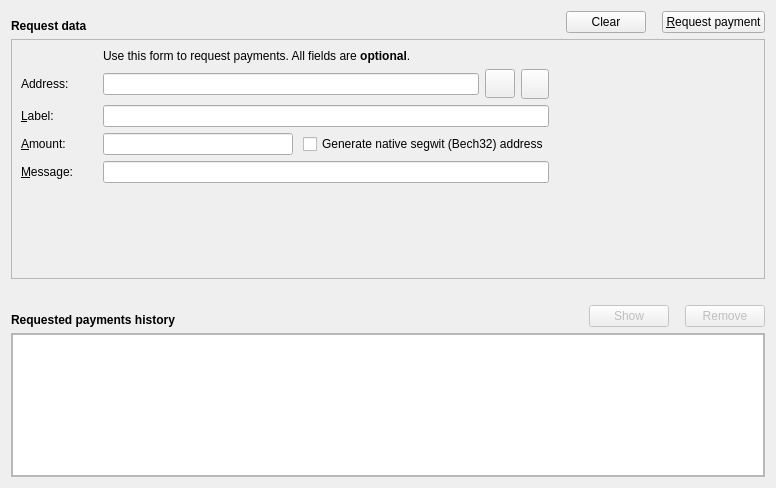
<?xml version="1.0" encoding="UTF-8"?>
<ui version="4.0">
 <class>ReceiveCoinsDialog</class>
 <widget class="QWidget" name="ReceiveCoinsDialog">
  <property name="geometry">
   <rect>
    <x>0</x>
    <y>0</y>
    <width>776</width>
    <height>488</height>
   </rect>
  </property>
  <layout class="QVBoxLayout" name="verticalLayout">
   <item>
    <layout class="QHBoxLayout" name="horizontalLayout">
     <item>
      <widget class="QLabel" name="label_7">
       <property name="font">
        <font>
         <weight>75</weight>
         <bold>true</bold>
        </font>
       </property>
       <property name="text">
        <string>Request data</string>
       </property>
       <property name="alignment">
        <set>Qt::AlignBottom|Qt::AlignLeading|Qt::AlignLeft</set>
       </property>
      </widget>
     </item>
     <item>
      <spacer name="horizontalSpacer_6">
       <property name="orientation">
        <enum>Qt::Horizontal</enum>
       </property>
       <property name="sizeType">
        <enum>QSizePolicy::Expanding</enum>
       </property>
       <property name="sizeHint" stdset="0">
        <size>
         <width>70</width>
         <height>20</height>
        </size>
       </property>
      </spacer>
     </item>
     <item>
      <widget class="QPushButton" name="clearButton">
       <property name="sizePolicy">
        <sizepolicy hsizetype="Minimum" vsizetype="Fixed">
         <horstretch>0</horstretch>
         <verstretch>0</verstretch>
        </sizepolicy>
       </property>
       <property name="toolTip">
        <string>Clear all fields of the form.</string>
       </property>
       <property name="text">
        <string>Clear</string>
       </property>
       <property name="icon">
        <iconset resource="../bitcoin.qrc">
         <normaloff>:/icons/remove</normaloff>:/icons/remove</iconset>
       </property>
       <property name="autoDefault">
        <bool>false</bool>
       </property>
      </widget>
     </item>
     <item>
      <spacer name="horizontalSpacer_5">
       <property name="orientation">
        <enum>Qt::Horizontal</enum>
       </property>
       <property name="sizeType">
        <enum>QSizePolicy::Fixed</enum>
       </property>
       <property name="sizeHint" stdset="0">
        <size>
         <width>10</width>
         <height>20</height>
        </size>
       </property>
      </spacer>
     </item>
     <item>
      <widget class="QPushButton" name="receiveButton">
       <property name="text">
        <string>&amp;Request payment</string>
       </property>
       <property name="icon">
        <iconset resource="../bitcoin.qrc">
         <normaloff>:/icons/request_payment</normaloff>:/icons/request_payment</iconset>
       </property>
      </widget>
     </item>
    </layout>
   </item>
   <item>
    <widget class="QFrame" name="frameRequest">
     <property name="sizePolicy">
      <sizepolicy hsizetype="Preferred" vsizetype="Fixed">
       <horstretch>0</horstretch>
       <verstretch>0</verstretch>
      </sizepolicy>
     </property>
     <property name="frameShape">
      <enum>QFrame::StyledPanel</enum>
     </property>
     <property name="frameShadow">
      <enum>QFrame::Sunken</enum>
     </property>
     <layout class="QHBoxLayout" name="horizontalLayout_4">
      <item>
       <layout class="QGridLayout" name="gridLayout">
        <property name="horizontalSpacing">
         <number>15</number>
        </property>
        <item row="4" column="0">
         <widget class="QLabel" name="label_2">
          <property name="toolTip">
           <string>An optional label to associate with the new receiving address.</string>
          </property>
          <property name="text">
           <string>&amp;Label:</string>
          </property>
          <property name="buddy">
           <cstring>reqLabel</cstring>
          </property>
         </widget>
        </item>
        <item row="6" column="0">
         <widget class="QLabel" name="label_3">
          <property name="toolTip">
           <string>An optional message to attach to the payment request, which will be displayed when the request is opened. Note: The message will not be sent with the payment over the VIPSTARCOIN-MV network.</string>
          </property>
          <property name="text">
           <string>&amp;Message:</string>
          </property>
          <property name="buddy">
           <cstring>reqMessage</cstring>
          </property>
         </widget>
        </item>
        <item row="3" column="2">
         <layout class="QHBoxLayout" name="horizontalLayout_3">
          <property name="spacing">
           <number>6</number>
          </property>
          <item>
           <widget class="QLineEdit" name="leAddress"/>
          </item>
          <item>
           <widget class="QToolButton" name="copyAddressButton">
            <property name="text">
             <string/>
            </property>
            <property name="iconSize">
             <size>
              <width>22</width>
              <height>22</height>
             </size>
            </property>
           </widget>
          </item>
          <item>
           <widget class="QToolButton" name="refreshButton">
            <property name="minimumSize">
             <size>
              <width>28</width>
              <height>30</height>
             </size>
            </property>
            <property name="maximumSize">
             <size>
              <width>20</width>
              <height>30</height>
             </size>
            </property>
            <property name="text">
             <string/>
            </property>
           </widget>
          </item>
         </layout>
        </item>
        <item row="6" column="2">
         <widget class="QLineEdit" name="reqMessage">
          <property name="toolTip">
           <string>An optional message to attach to the payment request, which will be displayed when the request is opened. Note: The message will not be sent with the payment over the VIPSTARCOIN-MV network.</string>
          </property>
         </widget>
        </item>
        <item row="2" column="2">
         <widget class="QLabel" name="label_5">
          <property name="text">
           <string>Use this form to request payments. All fields are &lt;b&gt;optional&lt;/b&gt;.</string>
          </property>
         </widget>
        </item>
        <item row="4" column="2">
         <widget class="QLineEdit" name="reqLabel">
          <property name="toolTip">
           <string>An optional label to associate with the new receiving address.</string>
          </property>
         </widget>
        </item>
        <item row="5" column="0">
         <widget class="QLabel" name="label">
          <property name="toolTip">
           <string>An optional amount to request. Leave this empty or zero to not request a specific amount.</string>
          </property>
          <property name="text">
           <string>&amp;Amount:</string>
          </property>
          <property name="buddy">
           <cstring>reqAmount</cstring>
          </property>
         </widget>
        </item>
        <item row="3" column="0">
         <widget class="QLabel" name="label_8">
          <property name="text">
           <string>Address:</string>
          </property>
         </widget>
        </item>
        <item row="5" column="2">
         <layout class="QHBoxLayout" name="horizontalLayout_5">
          <property name="spacing">
           <number>10</number>
          </property>
          <item>
           <widget class="BitcoinAmountField" name="reqAmount">
            <property name="sizePolicy">
             <sizepolicy hsizetype="Expanding" vsizetype="Fixed">
              <horstretch>0</horstretch>
              <verstretch>0</verstretch>
             </sizepolicy>
            </property>
            <property name="minimumSize">
             <size>
              <width>80</width>
              <height>0</height>
             </size>
            </property>
            <property name="toolTip">
             <string>An optional amount to request. Leave this empty or zero to not request a specific amount.</string>
            </property>
           </widget>
          </item>
          <item>
           <widget class="QCheckBox" name="useBech32">
            <property name="sizePolicy">
             <sizepolicy hsizetype="Fixed" vsizetype="Fixed">
              <horstretch>0</horstretch>
              <verstretch>0</verstretch>
             </sizepolicy>
            </property>
            <property name="maximumSize">
             <size>
              <width>1000</width>
              <height>16777215</height>
             </size>
            </property>
            <property name="focusPolicy">
             <enum>Qt::StrongFocus</enum>
            </property>
            <property name="toolTip">
             <string>Native segwit addresses (aka Bech32 or BIP-173) reduce your transaction fees later on and offer better protection against typos, but old wallets don't support them. When unchecked, an address compatible with older wallets will be created instead.</string>
            </property>
            <property name="text">
             <string>Generate native segwit (Bech32) address</string>
            </property>
           </widget>
          </item>
         </layout>
        </item>
        <item row="7" column="0" colspan="3">
         <spacer name="verticalSpacer">
          <property name="orientation">
           <enum>Qt::Vertical</enum>
          </property>
          <property name="sizeHint" stdset="0">
           <size>
            <width>20</width>
            <height>0</height>
           </size>
          </property>
         </spacer>
        </item>
       </layout>
      </item>
      <item>
       <widget class="QRImageWidget" name="lblQRCode">
        <property name="minimumSize">
         <size>
          <width>200</width>
          <height>220</height>
         </size>
        </property>
        <property name="maximumSize">
         <size>
          <width>200</width>
          <height>220</height>
         </size>
        </property>
        <property name="text">
         <string/>
        </property>
        <property name="alignment">
         <set>Qt::AlignCenter</set>
        </property>
        <property name="wordWrap">
         <bool>true</bool>
        </property>
       </widget>
      </item>
     </layout>
    </widget>
   </item>
   <item>
    <spacer name="verticalSpacer_2">
     <property name="orientation">
      <enum>Qt::Vertical</enum>
     </property>
     <property name="sizeType">
      <enum>QSizePolicy::Fixed</enum>
     </property>
     <property name="sizeHint" stdset="0">
      <size>
       <width>10</width>
       <height>20</height>
      </size>
     </property>
    </spacer>
   </item>
   <item>
    <layout class="QHBoxLayout" name="horizontalLayout_2">
     <item>
      <widget class="QLabel" name="label_6">
       <property name="font">
        <font>
         <weight>75</weight>
         <bold>true</bold>
        </font>
       </property>
       <property name="text">
        <string>Requested payments history</string>
       </property>
       <property name="alignment">
        <set>Qt::AlignBottom|Qt::AlignLeading|Qt::AlignLeft</set>
       </property>
      </widget>
     </item>
     <item>
      <spacer name="horizontalSpacer_3">
       <property name="orientation">
        <enum>Qt::Horizontal</enum>
       </property>
       <property name="sizeType">
        <enum>QSizePolicy::Expanding</enum>
       </property>
       <property name="sizeHint" stdset="0">
        <size>
         <width>70</width>
         <height>20</height>
        </size>
       </property>
      </spacer>
     </item>
     <item>
      <widget class="QPushButton" name="showRequestButton">
       <property name="enabled">
        <bool>false</bool>
       </property>
       <property name="toolTip">
        <string>Show the selected request (does the same as double clicking an entry)</string>
       </property>
       <property name="text">
        <string>Show</string>
       </property>
       <property name="icon">
        <iconset resource="../bitcoin.qrc">
         <normaloff>:/icons/show</normaloff>:/icons/show</iconset>
       </property>
       <property name="iconSize">
        <size>
         <width>22</width>
         <height>16</height>
        </size>
       </property>
       <property name="autoDefault">
        <bool>false</bool>
       </property>
      </widget>
     </item>
     <item>
      <spacer name="horizontalSpacer_4">
       <property name="orientation">
        <enum>Qt::Horizontal</enum>
       </property>
       <property name="sizeType">
        <enum>QSizePolicy::Fixed</enum>
       </property>
       <property name="sizeHint" stdset="0">
        <size>
         <width>10</width>
         <height>20</height>
        </size>
       </property>
      </spacer>
     </item>
     <item>
      <widget class="QPushButton" name="removeRequestButton">
       <property name="enabled">
        <bool>false</bool>
       </property>
       <property name="toolTip">
        <string>Remove the selected entries from the list</string>
       </property>
       <property name="text">
        <string>Remove</string>
       </property>
       <property name="icon">
        <iconset resource="../bitcoin.qrc">
         <normaloff>:/icons/remove</normaloff>:/icons/remove</iconset>
       </property>
       <property name="autoDefault">
        <bool>false</bool>
       </property>
      </widget>
     </item>
    </layout>
   </item>
   <item>
    <widget class="QFrame" name="frame">
     <property name="sizePolicy">
      <sizepolicy hsizetype="Preferred" vsizetype="Expanding">
       <horstretch>0</horstretch>
       <verstretch>0</verstretch>
      </sizepolicy>
     </property>
     <property name="frameShape">
      <enum>QFrame::StyledPanel</enum>
     </property>
     <property name="frameShadow">
      <enum>QFrame::Raised</enum>
     </property>
     <layout class="QVBoxLayout" name="verticalLayout_2">
      <property name="spacing">
       <number>0</number>
      </property>
      <property name="leftMargin">
       <number>0</number>
      </property>
      <property name="topMargin">
       <number>0</number>
      </property>
      <property name="rightMargin">
       <number>0</number>
      </property>
      <property name="bottomMargin">
       <number>0</number>
      </property>
      <item>
       <widget class="QTableView" name="recentRequestsView">
        <property name="contextMenuPolicy">
         <enum>Qt::CustomContextMenu</enum>
        </property>
        <property name="tabKeyNavigation">
         <bool>false</bool>
        </property>
        <property name="sortingEnabled">
         <bool>true</bool>
        </property>
       </widget>
      </item>
     </layout>
    </widget>
   </item>
  </layout>
 </widget>
 <customwidgets>
  <customwidget>
   <class>BitcoinAmountField</class>
   <extends>QLineEdit</extends>
   <header>qt/bitcoinamountfield.h</header>
   <container>1</container>
  </customwidget>
  <customwidget>
   <class>QRImageWidget</class>
   <extends>QLabel</extends>
   <header>qt/receiverequestdialog.h</header>
  </customwidget>
 </customwidgets>
 <tabstops>
  <tabstop>recentRequestsView</tabstop>
  <tabstop>showRequestButton</tabstop>
  <tabstop>removeRequestButton</tabstop>
 </tabstops>
 <resources>
  <include location="../bitcoin.qrc"/>
 </resources>
 <connections/>
</ui>
